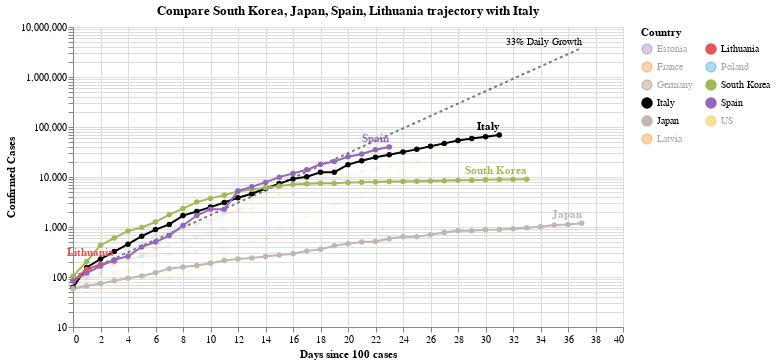

Notebook source saved alongside this figure:
### Code cell
#hide_input
chart3 = make_since_chart(['South Korea', 'Japan', 'Spain', 'Lithuania'])
chart3

### Figure 1 — Vega-Lite specification as saved in the notebook (floating-point values rounded to 4 significant figures; data arrays with more than 128 entries replaced by an {"elided": "..."} marker saying what was removed)
{"config": {"view": {"continuousWidth": 400, "continuousHeight": 300}}, "layer": [{"mark": {"type": "line", "color": "black", "opacity": 0.5, "strokeDash": [3, 3]}, "encoding": {"x": {"type": "quantitative", "field": "Days since 100 cases"}, "y": {"type": "quantitative", "field": "Confirmed Cases"}}}, {"mark": {"type": "text", "align": "right", "dy": -6, "fontSize": 10, "text": "33% Daily Growth"}, "encoding": {"x": {"type": "quantitative", "field": "Days since 100 cases"}, "y": {"type": "quantitative", "field": "Confirmed Cases"}}, "transform": [{"filter": "(datum['Days since 100 cases'] >= 37)"}]}, {"data": {"name": "data-1e4af40ef5faa13b4920173b3a56c770"}, "mark": {"type": "line", "point": true}, "encoding": {"color": {"type": "nominal", "field": "Country", "legend": {"columns": 2}, "scale": {"domain": ["Estonia", "France", "Germany", "Italy", "Japan", "Latvia", "Lithuania", "Poland", "South Korea", "Spain", "US"], "range": ["#9467bd", "#F58518", "#9D755D", "black", "#C1B7AD", "#F58518", "#E45756", "#2495D3", "#A1BA59", "#9467bd", "orange"]}}, "opacity": {"condition": {"value": 1, "selection": "selector022"}, "value": 0.05}, "tooltip": [{"type": "nominal", "field": "Country"}, {"type": "temporal", "field": "Date"}, {"type": "quantitative", "field": "Confirmed Cases"}, {"type": "quantitative", "field": "Days since 100 cases"}], "x": {"type": "quantitative", "field": "Days since 100 cases"}, "y": {"type": "quantitative", "field": "Confirmed Cases", "scale": {"type": "log"}}}, "selection": {"selector022": {"type": "multi", "fields": ["Country"], "bind": "legend", "init": [{"Country": "South Korea"}, {"Country": "Japan"}, {"Country": "Spain"}, {"Country": "Lithuania"}, {"Country": "Italy"}]}}, "width": 550}, {"data": {"name": "data-1e4af40ef5faa13b4920173b3a56c770"}, "mark": {"type": "text", "align": "right", "dy": -8, "fontWeight": "bold"}, "encoding": {"color": {"type": "nominal", "field": "Country", "legend": {"columns": 2}, "scale": {"domain": ["Estonia", "France", "Germany", "Italy", "Japan", "Latvia", "Lithuania", "Poland", "South Korea", "Spain", "US"], "range": ["#9467bd", "#F58518", "#9D755D", "black", "#C1B7AD", "#F58518", "#E45756", "#2495D3", "#A1BA59", "#9467bd", "orange"]}}, "opacity": {"condition": {"value": 1, "selection": "selector022"}, "value": 0.05}, "text": {"type": "nominal", "field": "Country"}, "tooltip": [{"type": "nominal", "field": "Country"}, {"type": "temporal", "field": "Date"}, {"type": "quantitative", "field": "Confirmed Cases"}, {"type": "quantitative", "field": "Days since 100 cases"}], "x": {"type": "quantitative", "field": "Days since 100 cases"}, "y": {"type": "quantitative", "field": "Confirmed Cases", "scale": {"type": "log"}}}, "transform": [{"filter": "(datum['Date'] >= 1585008000000)"}], "width": 550}], "data": {"name": "data-13c5355e9ceeab965873228bafcc13f9"}, "title": "Compare South Korea, Japan, Spain, Lithuania trajectory with Italy", "$schema": "https://vega.github.io/schema/vega-lite/v4.0.2.json", "datasets": {"data-13c5355e9ceeab965873228bafcc13f9": [{"Days since 100 cases": 0, "Confirmed Cases": 100.0}, {"Days since 100 cases": 1, "Confirmed Cases": 133.0}, {"Days since 100 cases": 2, "Confirmed Cases": 176.9}, {"Days since 100 cases": 3, "Confirmed Cases": 235.3}, {"Days since 100 cases": 4, "Confirmed Cases": 312.9}, {"Days since 100 cases": 5, "Confirmed Cases": 416.2}, {"Days since 100 cases": 6, "Confirmed Cases": 553.5}, {"Days since 100 cases": 7, "Confirmed Cases": 736.1}, {"Days since 100 cases": 8, "Confirmed Cases": 979.1}, {"Days since 100 cases": 9, "Confirmed Cases": 1302.0}, {"Days since 100 cases": 10, "Confirmed Cases": 1732.0}, {"Days since 100 cases": 11, "Confirmed Cases": 2303.0}, {"Days since 100 cases": 12, "Confirmed Cases": 3064.0}, {"Days since 100 cases": 13, "Confirmed Cases": 4074.0}, {"Days since 100 cases": 14, "Confirmed Cases": 5419.0}, {"Days since 100 cases": 15, "Confirmed Cases": 7207.0}, {"Days since 100 cases": 16, "Confirmed Cases": 9586.0}, {"Days since 100 cases": 17, "Confirmed Cases": 12750.0}, {"Days since 100 cases": 18, "Confirmed Cases": 16960.0}, {"Days since 100 cases": 19, "Confirmed Cases": 22550.0}, {"Days since 100 cases": 20, "Confirmed Cases": 29990.0}, {"Days since 100 cases": 21, "Confirmed Cases": 39890.0}, {"Days since 100 cases": 22, "Confirmed Cases": 53060.0}, {"Days since 100 cases": 23, "Confirmed Cases": 70560.0}, {"Days since 100 cases": 24, "Confirmed Cases": 93850.0}, {"Days since 100 cases": 25, "Confirmed Cases": 124800.0}, {"Days since 100 cases": 26, "Confirmed Cases": 166000.0}, {"Days since 100 cases": 27, "Confirmed Cases": 220800.0}, {"Days since 100 cases": 28, "Confirmed Cases": 293700.0}, {"Days since 100 cases": 29, "Confirmed Cases": 390600.0}, {"Days since 100 cases": 30, "Confirmed Cases": 519500.0}, {"Days since 100 cases": 31, "Confirmed Cases": 690900.0}, {"Days since 100 cases": 32, "Confirmed Cases": 918900.0}, {"Days since 100 cases": 33, "Confirmed Cases": 1222000.0}, {"Days since 100 cases": 34, "Confirmed Cases": 1625000.0}, {"Days since 100 cases": 35, "Confirmed Cases": 2162000.0}, {"Days since 100 cases": 36, "Confirmed Cases": 2875000.0}, {"Days since 100 cases": 37, "Confirmed Cases": 3824000.0}], "data-1e4af40ef5faa13b4920173b3a56c770": {"elided": "244 records"}}}
